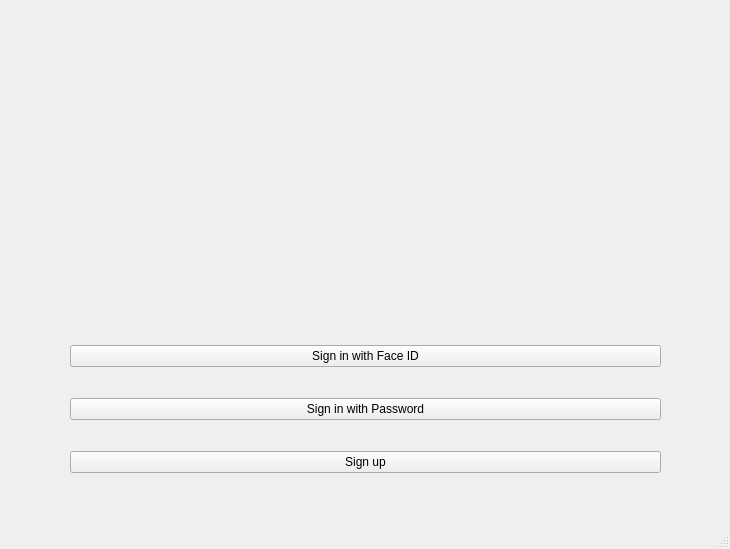
<?xml version="1.0" encoding="UTF-8"?>
<ui version="4.0">
 <class>MainWindow</class>
 <widget class="QMainWindow" name="MainWindow">
  <property name="geometry">
   <rect>
    <x>0</x>
    <y>0</y>
    <width>730</width>
    <height>549</height>
   </rect>
  </property>
  <property name="windowTitle">
   <string>MainWindow</string>
  </property>
  <widget class="QWidget" name="centralwidget">
   <widget class="QLabel" name="label">
    <property name="geometry">
     <rect>
      <x>70</x>
      <y>50</y>
      <width>591</width>
      <height>211</height>
     </rect>
    </property>
    <property name="pixmap">
     <pixmap resource="pics_ui.qrc">:/pics/pic/piccc.png</pixmap>
    </property>
    <property name="scaledContents">
     <bool>true</bool>
    </property>
    <property name="alignment">
     <set>Qt::AlignCenter</set>
    </property>
    <property name="indent">
     <number>-1</number>
    </property>
   </widget>
   <widget class="QWidget" name="verticalLayoutWidget">
    <property name="geometry">
     <rect>
      <x>70</x>
      <y>320</y>
      <width>591</width>
      <height>181</height>
     </rect>
    </property>
    <layout class="QVBoxLayout" name="verticalLayout">
     <item>
      <widget class="QPushButton" name="pushButton">
       <property name="text">
        <string>Sign in with Face ID</string>
       </property>
      </widget>
     </item>
     <item>
      <widget class="QPushButton" name="pushButton_2">
       <property name="text">
        <string>Sign in with Password</string>
       </property>
      </widget>
     </item>
     <item>
      <widget class="QPushButton" name="pushButton_3">
       <property name="text">
        <string>Sign up</string>
       </property>
      </widget>
     </item>
    </layout>
   </widget>
  </widget>
  <widget class="QMenuBar" name="menubar">
   <property name="geometry">
    <rect>
     <x>0</x>
     <y>0</y>
     <width>730</width>
     <height>22</height>
    </rect>
   </property>
  </widget>
  <widget class="QStatusBar" name="statusbar"/>
 </widget>
 <resources>
  <include location="pics_ui.qrc"/>
 </resources>
 <connections/>
</ui>
